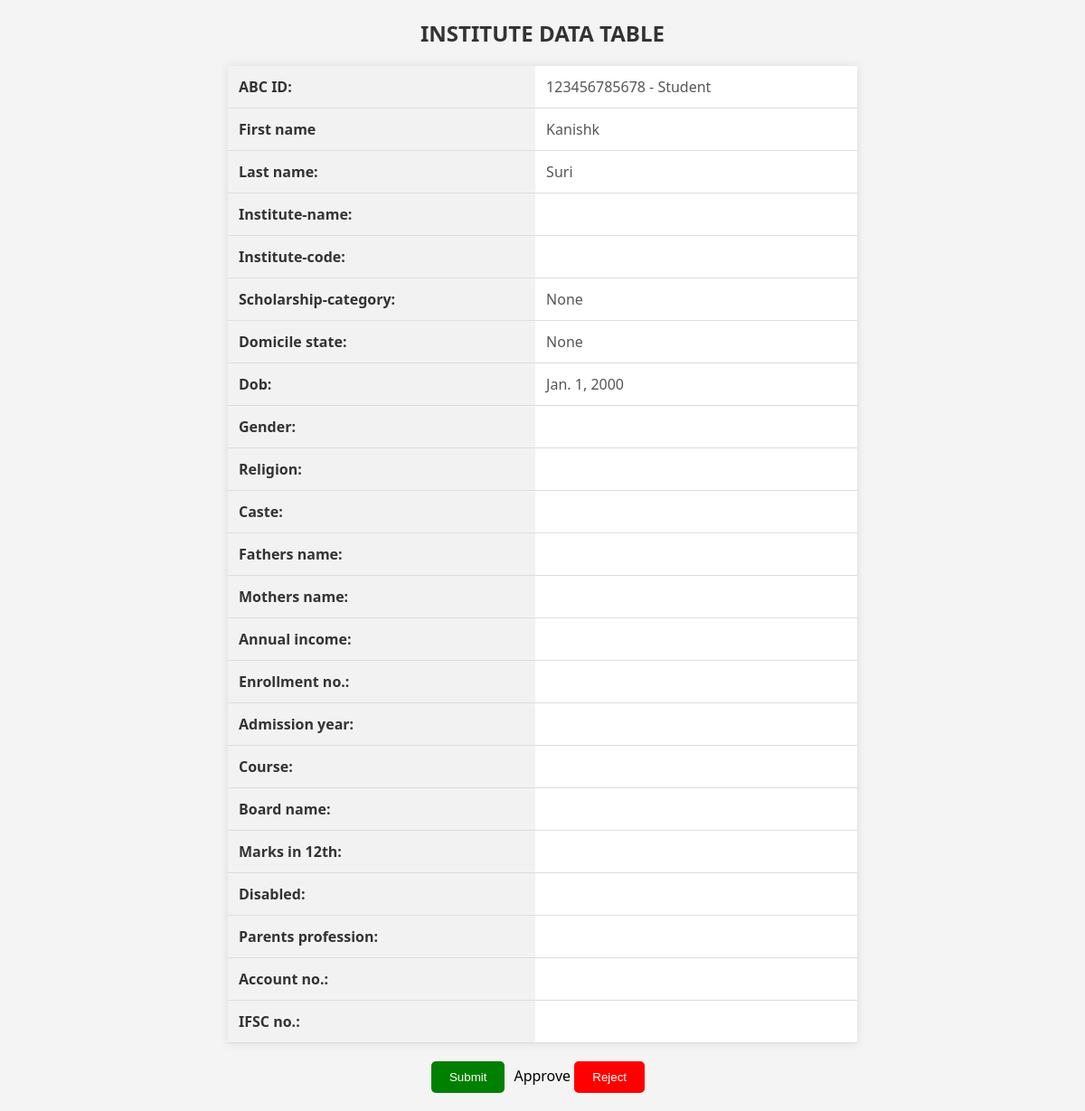
Page /institute/student_details/7/ on the committed database.
### users/models.py (models this page shows, shortened)
class Student(models.Model):
    user = models.OneToOneField(CustomUser, on_delete=models.CASCADE, primary_key=True)
    schol_cat = models.ForeignKey(ScholarCategory,on_delete=models.SET_NULL,null=True,blank=True)
    adhaar = models.CharField(max_length = 255)
    domicile = models.ForeignKey(StateAuthority,on_delete=models.CASCADE,null=True,blank=True)
    dob = models.DateField(default='2000-01-01')
    gender = models.CharField(max_length=10)
    religion = models.CharField(max_length=255)
    category_caste = models.CharField(max_length=255)
    father_name = models.CharField(max_length=255)
    mother_name = models.CharField(max_length=255)
    annual_income = models.DecimalField(max_digits=10, decimal_places=2,null=True, blank=True)
    phone_number = models.CharField(max_length=15,unique=True, null=True)
    institute = models.ForeignKey(Institute, on_delete=models.SET_NULL, null=True, blank=True)
    enrollment_no = models.CharField(max_length=20)
    admission_year = models.IntegerField(null=True, blank=True)
    course = models.CharField(max_length=255,null=True, blank=True)
    roll_12 = models.CharField(max_length=20)
    board_name_12 = models.CharField(max_length=255,null=True, blank=True)
    marks_12 = models.DecimalField(max_digits=5, decimal_places=2, null=True, blank=True)
    roll_10 = models.CharField(max_length=20, null=True, blank=True)
    board_name_10 = models.CharField(max_length=255, null=True, blank=True)
    marks_10 = models.DecimalField(max_digits=5, decimal_places=2, null=True, blank=True)
    disabled = models.BooleanField(default=False)
    marital_status = models.CharField(max_length=20, null=True, blank=True)
    parents_profession = models.CharField(max_length=255, null=True, blank=True)
    acc_number = models.CharField(max_length=50)
    ifsc_num = models.CharField(max_length=50)
    def __str__(self):
        return self.user.username  # Assuming 'username' is a field in AbstractUser

class CustomUser(AbstractUser):
    USERNAME_FIELD = 'username'
    USER_TYPE_CHOICES = (
        (1, 'Student'),
        (2, 'Institute'),
        (3, 'StateAuthority'),
        (4, 'superuser')
    )
    user_type = models.PositiveSmallIntegerField(choices=USER_TYPE_CHOICES, null=True)
    objects = CustomUserManager()
    def __str__(self):
        return f"{self.username} - {self.get_user_type_display()}"

### scholar/views.py (the view)
# urls.py: path('institute/student_details/<int:student_id>/', views.student_details, name='student_details'),
def student_details(request, student_id):
    student = get_object_or_404(Student, pk=student_id)
    print(student)
    context = {'student': student}
    return render(request, 'scholar/student_view_in_institute.html', context)

### templates/scholar/student_view_in_institute.html (shortened to what this page needs)
<!DOCTYPE html>
<html lang="en">
<head>
</head>
<body>
    <h2>INSTITUTE DATA TABLE</h2>
    <table>
        <tr>
            <th>ABC ID:</th>
            <td>{{ student.user }}</td>
        </tr>
         <tr>
            <th>First name</th>
            <td>{{ student.user.first_name }}</td>
        </tr>
         <tr>
            <th>Last name:</th>
            <td>{{ student.user.last_name }}</td>
        </tr>
        <tr>
            <th>Institute-name:</th>
            <td>{{ student.user.institute }}</td>
        </tr>
        <tr>
            <th>Institute-code:</th>
            <td>{{student.user.institute.institute_code }}</td>
        </tr>
        <tr>
            <th>Scholarship-category:</th>
            <td>{{student.schol_cat }}</td>
        </tr>
        <tr>
            <th>Domicile state:</th>
            <td>{{ student.domicile}}</td>
        </tr>
        <tr>
            <th>Dob:</th>
            <td>{{ student.dob }}</td>
        </tr>
        <tr>
            <th>Gender:</th>
            <td>{{ student.gender }}</td>
        </tr>
        <tr>
            <th>Religion:</th>
            <td>{{ student.religion}}</td>
        </tr>
        <tr>
            <th>Caste:</th>
            <td>{{ student.category_caste }}</td>
        </tr>
        <tr>
            <th>Fathers name:</th>
            <td>{{ student.user. }}</td>
        </tr>
        <tr>
            <th>Mothers name:</th>
            <td>{{ student.user. }}</td>
        </tr>
        <tr>
            <th>Annual income:</th>
            <td> {{ student.user. }}</td>
        </tr>
        <tr>
            <th>Enrollment no.:</th>
            <td>{{ student.user. }}</td>
        </tr>
        <tr>
            <th>Admission year:</th>
            <td>{{ student.user. }}</td>
        </tr>
        <tr>
            <th>Course:</th>
            <td>{{ student.user. }}</td>
        </tr>
        <tr>
            <th>Board name:</th>
            <td>{{ student.user. }}</td>
        </tr>
        <tr>
            <th>Marks in 12th:</th>
            <td>{{ student.user. }}</td>
        </tr>
        <tr>
            <th>Disabled:</th>
            <td>{{ student.user. }}</td>
        </tr>
        <tr>
            <th>Parents profession:</th>
            <td>{{ student.user. }}</td>
        </tr>
        <tr>
            <th>Account no.:</th>
            <td>{{ student.user. }}</td>
        </tr>
        <tr>
            <th>IFSC no.:</th>
            <td>{{ student.user. }}</td>
        </tr>
    </table>
<form method="POST" action="{% url 'scholar:approve_at_institute' student.user_id %}">
    <div class="button-container">
    <input type='submit' class="approve-button" onclick="approveAction()">Approve</input>
    <button class="reject-button" onclick="openRejectModal()">Reject</button>
  </div>
</body>
</html>

### templates/scholar/student_view_in_institute.html (style rules this page uses)
body { font-family: 'Segoe UI', Tahoma, Geneva, Verdana, sans-serif; background-color: #f4f4f4; margin: 20px; }
h2 { color: #333; text-align: center; }
table { width: 60%; margin: 20px auto; border-collapse: collapse; box-shadow: 0 0 10px rgba(0, 0, 0, 0.1); background-color: #fff; }
th, td { padding: 12px; text-align: left; border-bottom: 1px solid #ddd; }
th { background-color: #f2f2f2; color: #333; }
td { color: #555; }
.button-container { text-align: center; margin-top: 20px; }
.approve-button { background-color: green; color: white; padding: 10px 20px; border: none; cursor: pointer; display: inline-block; margin-right: 10px; border-radius: 5px; }
.reject-button { background-color: red; color: white; padding: 10px 20px; border: none; cursor: pointer; display: inline-block; margin-right: 10px; border-radius: 5px; }

### rows in the picture
Student: user "123456785678 - Student", user.first_name "Kanishk", user.last_name "Suri", schol_cat "None", domicile "None", dob "Jan. 1, 2000"
